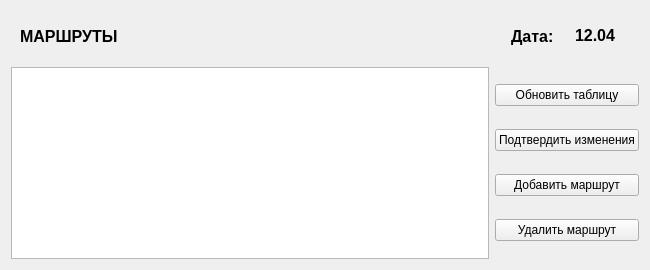
     <widget class="QWidget" name="page">
      <layout class="QVBoxLayout" name="verticalLayout_16">
       <item>
        <widget class="QWidget" name="widget_11" native="true">
         <property name="sizePolicy">
          <sizepolicy hsizetype="Preferred" vsizetype="Fixed">
           <horstretch>0</horstretch>
           <verstretch>0</verstretch>
          </sizepolicy>
         </property>
         <property name="minimumSize">
          <size>
           <width>0</width>
           <height>50</height>
          </size>
         </property>
         <property name="maximumSize">
          <size>
           <width>16777215</width>
           <height>50</height>
          </size>
         </property>
         <layout class="QHBoxLayout" name="horizontalLayout_7">
          <item>
           <widget class="QLabel" name="label_29">
            <property name="minimumSize">
             <size>
              <width>0</width>
              <height>17</height>
             </size>
            </property>
            <property name="font">
             <font>
              <family>Arial</family>
              <pointsize>12</pointsize>
              <weight>75</weight>
              <italic>false</italic>
              <bold>true</bold>
             </font>
            </property>
            <property name="styleSheet">
             <string notr="true"/>
            </property>
            <property name="text">
             <string>МАРШРУТЫ</string>
            </property>
           </widget>
          </item>
          <item>
           <spacer name="horizontalSpacer_9">
            <property name="orientation">
             <enum>Qt::Horizontal</enum>
            </property>
            <property name="sizeHint" stdset="0">
             <size>
              <width>387</width>
              <height>20</height>
             </size>
            </property>
           </spacer>
          </item>
          <item>
           <widget class="QLabel" name="label_30">
            <property name="font">
             <font>
              <family>Arial</family>
              <pointsize>12</pointsize>
              <weight>75</weight>
              <bold>true</bold>
             </font>
            </property>
            <property name="styleSheet">
             <string notr="true"/>
            </property>
            <property name="text">
             <string>Дата:</string>
            </property>
           </widget>
          </item>
          <item alignment="Qt::AlignHCenter|Qt::AlignVCenter">
           <widget class="QLabel" name="label_31">
            <property name="minimumSize">
             <size>
              <width>70</width>
              <height>0</height>
             </size>
            </property>
            <property name="font">
             <font>
              <family>Arial</family>
              <pointsize>12</pointsize>
              <weight>75</weight>
              <bold>true</bold>
             </font>
            </property>
            <property name="text">
             <string>12.04</string>
            </property>
            <property name="alignment">
             <set>Qt::AlignCenter</set>
            </property>
           </widget>
          </item>
         </layout>
        </widget>
       </item>
       <item>
        <layout class="QHBoxLayout" name="horizontalLayout_8">
         <item>
          <widget class="QTableWidget" name="routes_DB"/>
         </item>
         <item>
          <layout class="QVBoxLayout" name="verticalLayout_4">
           <item>
            <widget class="QPushButton" name="update_routesForm">
             <property name="text">
              <string>Обновить таблицу</string>
             </property>
            </widget>
           </item>
           <item>
            <widget class="QPushButton" name="apply_rt_changes_btn">
             <property name="text">
              <string>Подтвердить изменения</string>
             </property>
            </widget>
           </item>
           <item>
            <widget class="QPushButton" name="add_routes_btn">
             <property name="text">
              <string>Добавить маршрут</string>
             </property>
            </widget>
           </item>
           <item>
            <widget class="QPushButton" name="delRoutebtn">
             <property name="text">
              <string>Удалить маршрут</string>
             </property>
            </widget>
           </item>
          </layout>
         </item>
        </layout>
       </item>
      </layout>
     </widget>
